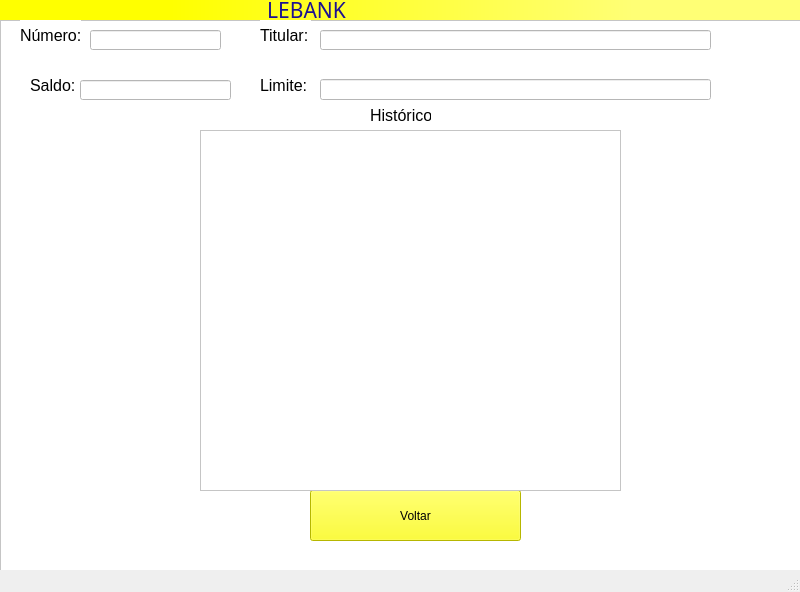
<?xml version="1.0" encoding="UTF-8"?>
<ui version="4.0">
 <class>MainWindow</class>
 <widget class="QMainWindow" name="MainWindow">
  <property name="geometry">
   <rect>
    <x>0</x>
    <y>0</y>
    <width>800</width>
    <height>592</height>
   </rect>
  </property>
  <property name="windowTitle">
   <string>MainWindow</string>
  </property>
  <widget class="QWidget" name="centralwidget">
   <widget class="QLabel" name="LEBANK_label">
    <property name="geometry">
     <rect>
      <x>0</x>
      <y>0</y>
      <width>811</width>
      <height>20</height>
     </rect>
    </property>
    <property name="font">
     <font>
      <family>Lucida Calligraphy</family>
      <pointsize>16</pointsize>
     </font>
    </property>
    <property name="focusPolicy">
     <enum>Qt::NoFocus</enum>
    </property>
    <property name="styleSheet">
     <string notr="true">background-color: rgb(255, 255, 0);
color: rgb(28, 17, 145);
background-color: qlineargradient(spread:pad, x1:0, y1:0, x2:1, y2:0, stop:0.210227 rgba(255, 255, 0, 255), stop:0.778409 rgba(255, 255, 117, 255));</string>
    </property>
    <property name="text">
     <string>                                                 LEBANK</string>
    </property>
   </widget>
   <widget class="QFrame" name="frame_2">
    <property name="geometry">
     <rect>
      <x>0</x>
      <y>20</y>
      <width>811</width>
      <height>551</height>
     </rect>
    </property>
    <property name="styleSheet">
     <string notr="true">background-color: rgb(255, 255, 255);</string>
    </property>
    <property name="frameShape">
     <enum>QFrame::StyledPanel</enum>
    </property>
    <property name="frameShadow">
     <enum>QFrame::Raised</enum>
    </property>
    <widget class="QLineEdit" name="numero_line">
     <property name="geometry">
      <rect>
       <x>90</x>
       <y>10</y>
       <width>131</width>
       <height>20</height>
      </rect>
     </property>
    </widget>
    <widget class="QLabel" name="numero_label">
     <property name="geometry">
      <rect>
       <x>20</x>
       <y>0</y>
       <width>61</width>
       <height>31</height>
      </rect>
     </property>
     <property name="font">
      <font>
       <pointsize>12</pointsize>
      </font>
     </property>
     <property name="styleSheet">
      <string notr="true">background-color: rgb(255, 255, 255);</string>
     </property>
     <property name="text">
      <string>Número:</string>
     </property>
    </widget>
    <widget class="QLabel" name="titular_label">
     <property name="geometry">
      <rect>
       <x>260</x>
       <y>0</y>
       <width>51</width>
       <height>31</height>
      </rect>
     </property>
     <property name="font">
      <font>
       <pointsize>12</pointsize>
      </font>
     </property>
     <property name="styleSheet">
      <string notr="true">background-color: rgb(255, 255, 255);</string>
     </property>
     <property name="text">
      <string>Titular:</string>
     </property>
    </widget>
    <widget class="QLineEdit" name="titular_line">
     <property name="geometry">
      <rect>
       <x>320</x>
       <y>10</y>
       <width>391</width>
       <height>20</height>
      </rect>
     </property>
    </widget>
    <widget class="QLabel" name="saldo_label">
     <property name="geometry">
      <rect>
       <x>30</x>
       <y>50</y>
       <width>51</width>
       <height>31</height>
      </rect>
     </property>
     <property name="font">
      <font>
       <pointsize>12</pointsize>
      </font>
     </property>
     <property name="styleSheet">
      <string notr="true">background-color: rgb(255, 255, 255);</string>
     </property>
     <property name="text">
      <string>Saldo:</string>
     </property>
    </widget>
    <widget class="QLineEdit" name="saldo_line">
     <property name="geometry">
      <rect>
       <x>80</x>
       <y>60</y>
       <width>151</width>
       <height>20</height>
      </rect>
     </property>
    </widget>
    <widget class="QPushButton" name="voltar_botao">
     <property name="geometry">
      <rect>
       <x>310</x>
       <y>470</y>
       <width>211</width>
       <height>51</height>
      </rect>
     </property>
     <property name="styleSheet">
      <string notr="true">background-color: rgb(255, 255, 0);</string>
     </property>
     <property name="text">
      <string>Voltar</string>
     </property>
    </widget>
    <widget class="QLabel" name="limite_label">
     <property name="geometry">
      <rect>
       <x>260</x>
       <y>50</y>
       <width>51</width>
       <height>31</height>
      </rect>
     </property>
     <property name="font">
      <font>
       <pointsize>12</pointsize>
      </font>
     </property>
     <property name="styleSheet">
      <string notr="true">background-color: rgb(255, 255, 255);</string>
     </property>
     <property name="text">
      <string>Limite:</string>
     </property>
    </widget>
    <widget class="QLineEdit" name="limite_line">
     <property name="geometry">
      <rect>
       <x>320</x>
       <y>59</y>
       <width>391</width>
       <height>21</height>
      </rect>
     </property>
    </widget>
    <widget class="QLabel" name="historico_label">
     <property name="geometry">
      <rect>
       <x>370</x>
       <y>80</y>
       <width>61</width>
       <height>31</height>
      </rect>
     </property>
     <property name="font">
      <font>
       <pointsize>12</pointsize>
      </font>
     </property>
     <property name="styleSheet">
      <string notr="true">background-color: rgb(255, 255, 255);</string>
     </property>
     <property name="text">
      <string>Histórico</string>
     </property>
    </widget>
    <widget class="QTextEdit" name="historico_line">
     <property name="geometry">
      <rect>
       <x>200</x>
       <y>110</y>
       <width>421</width>
       <height>361</height>
      </rect>
     </property>
    </widget>
   </widget>
  </widget>
  <widget class="QMenuBar" name="menubar">
   <property name="geometry">
    <rect>
     <x>0</x>
     <y>0</y>
     <width>800</width>
     <height>21</height>
    </rect>
   </property>
  </widget>
  <widget class="QStatusBar" name="statusbar"/>
 </widget>
 <resources/>
 <connections/>
</ui>
